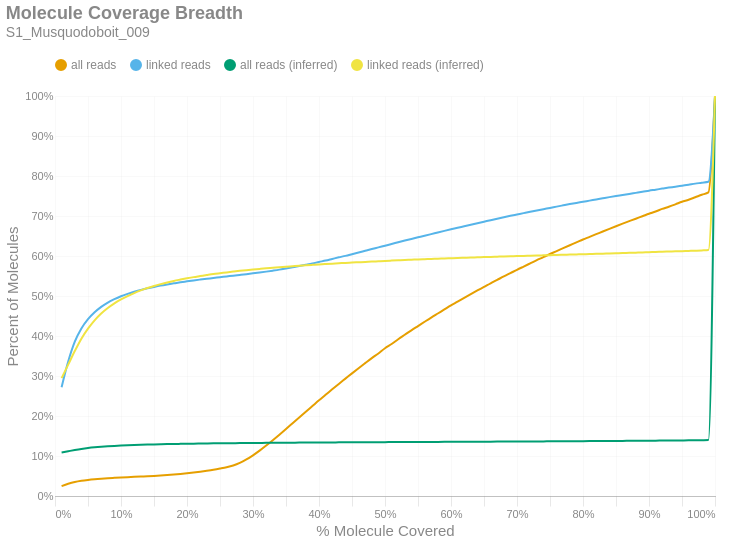

The notebook cell this image was saved under:
### Markdown cell above
### Molecule Read Coverage
This chart shows molecule coverage breadth as computed by the number of bases aligned to that molecule. In other words, "*how much of each unique long molecule is actually sequenced/aligned?*" Keep in mind there is a distinction between sequences and alignments, since some sequences belonging to a particular molecule may not align well and wouldn't appear in the alignment data. This chart also shows molecule coverage breadth as computed by the *inferred fragment* from which the aligned sequences originate. Unlike read coverage, this calculation takes into account the total insert size, including unsequenced gaps between the forward and reverse reads. Like the previous figures, these are cumulative percents.

### Code cell
if SKIPLR:
    print_html(f"Skipped")
else:
    binned_df = consolidated_hist(valids['coverage_bp'], mask, 0.01, True)
    binned_df_inf = consolidated_hist(valids['coverage_inserts'], mask, 0.01, True)
    binned_df = binned_df.with_columns(pl.lit(binned_df_inf['all reads (cumsum)']).alias('all reads (inferred)'))
    binned_df = binned_df.with_columns(pl.lit(binned_df_inf['linked reads (cumsum)']).alias('linked reads (inferred)'))
    binned_df = binned_df.with_columns(
        (pl.col('bin').cast(pl.Float64) + 0.01).alias('right_edge')
    )

    with SafeRender(binned_df):
        (
            density_plot(binned_df, 'Molecule Coverage Breadth', samplename, 'molcov', ['all reads (inferred)','linked reads (inferred)'])
            .encode(
                #x=alt.X('bin:Q', title="% Molecule Covered").axis(format = '%').scale(padding=0),
                x=alt.X('right_edge:Q', title="% Molecule Covered").axis(format='%').scale(padding=0),
                y=alt.Y('value:Q', title='Percent of Molecules')
                    .axis(format='%')
                    .stack(False)
                    .scale(domainMin=0, padding=0),
                color=alt.Color("key:N").scale(domain = ["all reads", "linked reads", "all reads (inferred)", "linked reads (inferred)"]),
                tooltip = [
                    alt.Tooltip("key:N", title = "Data Type"),
                    alt.Tooltip("range_label:N", title="% Molecule Covered"),
                    alt.Tooltip("value:Q", format = ".2%", title="% Molecules")
                ]
            )
        ).display()

### Figure 1 — Vega-Lite specification as saved in the notebook (floating-point values rounded to 4 significant figures)
{"width": "container", "height": 400, "config": {"title": {"anchor": "start", "dy": -15, "fontSize": 18, "color": "#888888", "subtitleColor": "#888888", "subtitleFontSize": 14}, "arc": {"fill": "#0072B2"}, "axis": {"domainColor": "#888888", "domainWidth": 0.5, "gridWidth": 0.2, "grid": false, "titleFontWeight": 400, "titleFontSize": 15, "labelFontSize": 11, "labelColor": "#888888", "tickColor": "#888888", "tickWidth": 0.2, "titleColor": "#888888"}, "axisBand": {"grid": false}, "axisX": {"grid": true, "tickSize": 10, "domainCap": "round"}, "axisY": {"domain": false, "grid": true, "tickSize": 0, "domainCap": "round"}, "background": "transparent", "header": {"labelFontSize": 15, "labelColor": "#888888", "titleFontSize": 15, "titleFontWeight": 600, "titleColor": "#888888"}, "legend": {"labelFont": "sans-serif", "labelFontSize": 12, "labelColor": "#888888", "symbolSize": 100, "symbolType": "circle", "titleFontSize": 12, "titlePadding": 10, "titleColor": "#888888", "title": null, "orient": "top"}, "range": {"category": ["#E69F00", "#56B4E9", "#009E73", "#F0E442", "#0072B2", "#D55E00", "#CC79A7", "#000000"], "diverging": ["#cfe8f3", "#a2d4ec", "#73bfe2", "#46abdb", "#1696d2", "#12719e"]}, "area": {"fill": "#0072B2", "fillOpacity": 0.7, "line": true, "strokeOpacity": 0.7}, "line": {"color": "#0072B2", "stroke": "#0072B2", "strokeWidth": 2}, "trail": {"color": "#0072B2", "stroke": "#0072B2", "strokeWidth": 0, "size": 1}, "point": {"filled": true, "fillOpacity": 1.0, "size": 95}, "text": {"color": "#888888", "fontSize": 11, "align": "right", "fontWeight": 400, "size": 11}, "bar": {"fill": "#0072B2", "stroke": null}, "view": {"stroke": null, "continuousWidth": 660, "continuousHeight": 400}}, "data": {"name": "data-84fa47d5fd94e9c3d5d71736404d3bc6"}, "mark": {"type": "line", "interpolate": "monotone", "point": {"opacity": 0, "size": 275}}, "encoding": {"color": {"field": "key", "scale": {"domain": ["all reads", "linked reads", "all reads (inferred)", "linked reads (inferred)"]}, "type": "nominal"}, "tooltip": [{"field": "key", "title": "Data Type", "type": "nominal"}, {"field": "range_label", "title": "% Molecule Covered", "type": "nominal"}, {"field": "value", "format": ".2%", "title": "% Molecules", "type": "quantitative"}], "x": {"axis": {"format": "%"}, "field": "right_edge", "scale": {"padding": 0}, "title": "% Molecule Covered", "type": "quantitative"}, "y": {"axis": {"format": "%"}, "field": "value", "scale": {"domainMin": 0, "padding": 0}, "stack": false, "title": "Percent of Molecules", "type": "quantitative"}}, "params": [{"name": "param_c36ac31b6afebe62", "select": {"type": "point", "fields": ["key"]}, "bind": "legend"}], "title": {"text": "Molecule Coverage Breadth", "subtitle": "S1_Musquodoboit_009"}, "transform": [{"fold": ["all reads (cumsum)", "linked reads (cumsum)", "all reads (inferred)", "linked reads (inferred)"]}, {"calculate": "replace(datum.key, ' (cumsum)', '')", "as": "key"}, {"filter": {"param": "param_c36ac31b6afebe62"}}], "usermeta": {"embedOptions": {"downloadFileName": "S1_Musquodoboit_009.molcov"}}, "$schema": "https://vega.github.io/schema/vega-lite/v6.1.0.json", "datasets": {"data-84fa47d5fd94e9c3d5d71736404d3bc6": [{"bin": "0.0", "interval": "0.0-0.01", "all reads": 0.02476, "linked reads": 0.272, "all reads (cumsum)": 0.02476, "linked reads (cumsum)": 0.272, "range_label": "0.0-0.01", "all reads (inferred)": 0.1089, "linked reads (inferred)": 0.2948, "right_edge": 0.01}, {"bin": "0.01", "interval": "0.01-0.02", "all reads": 0.005715, "linked reads": 0.06411, "all reads (cumsum)": 0.03047, "linked reads (cumsum)": 0.3361, "range_label": "0.01-0.02", "all reads (inferred)": 0.1119, "linked reads (inferred)": 0.3285, "right_edge": 0.02}, {"bin": "0.02", "interval": "0.02-0.03", "all reads": 0.004453, "linked reads": 0.04963, "all reads (cumsum)": 0.03492, "linked reads (cumsum)": 0.3857, "range_label": "0.02-0.03", "all reads (inferred)": 0.1149, "linked reads (inferred)": 0.3624, "right_edge": 0.03}, {"bin": "0.03", "interval": "0.03-0.04", "all reads": 0.00309, "linked reads": 0.03298, "all reads (cumsum)": 0.03801, "linked reads (cumsum)": 0.4187, "range_label": "0.03-0.04", "all reads (inferred)": 0.1175, "linked reads (inferred)": 0.3933, "right_edge": 0.04}, {"bin": "0.04", "interval": "0.04-0.05", "all reads": 0.002193, "linked reads": 0.02327, "all reads (cumsum)": 0.04021, "linked reads (cumsum)": 0.442, "range_label": "0.04-0.05", "all reads (inferred)": 0.1198, "linked reads (inferred)": 0.4184, "right_edge": 0.05}, {"bin": "0.05", "interval": "0.05-0.06", "all reads": 0.001711, "linked reads": 0.01724, "all reads (cumsum)": 0.04192, "linked reads (cumsum)": 0.4592, "range_label": "0.05-0.06", "all reads (inferred)": 0.1216, "linked reads (inferred)": 0.4392, "right_edge": 0.06}, {"bin": "0.06", "interval": "0.06-0.07", "all reads": 0.00137, "linked reads": 0.01356, "all reads (cumsum)": 0.04329, "linked reads (cumsum)": 0.4728, "range_label": "0.06-0.07", "all reads (inferred)": 0.1231, "linked reads (inferred)": 0.4563, "right_edge": 0.07}, {"bin": "0.07", "interval": "0.07-0.08", "all reads": 0.001142, "linked reads": 0.01094, "all reads (cumsum)": 0.04443, "linked reads (cumsum)": 0.4837, "range_label": "0.07-0.08", "all reads (inferred)": 0.1243, "linked reads (inferred)": 0.4701, "right_edge": 0.08}, {"bin": "0.08", "interval": "0.08-0.09", "all reads": 0.0009637, "linked reads": 0.008339, "all reads (cumsum)": 0.04539, "linked reads (cumsum)": 0.4921, "range_label": "0.08-0.09", "all reads (inferred)": 0.1253, "linked reads (inferred)": 0.4817, "right_edge": 0.09}, {"bin": "0.09", "interval": "0.09-0.1", "all reads": 0.0009277, "linked reads": 0.007225, "all reads (cumsum)": 0.04632, "linked reads (cumsum)": 0.4993, "range_label": "0.09-0.1", "all reads (inferred)": 0.1261, "linked reads (inferred)": 0.4914, "right_edge": 0.1}, {"bin": "0.1", "interval": "0.1-0.11", "all reads": 0.0008418, "linked reads": 0.006126, "all reads (cumsum)": 0.04716, "linked reads (cumsum)": 0.5054, "range_label": "0.1-0.11", "all reads (inferred)": 0.1268, "linked reads (inferred)": 0.4998, "right_edge": 0.11}, {"bin": "0.11", "interval": "0.11-0.12", "all reads": 0.0007757, "linked reads": 0.005207, "all reads (cumsum)": 0.04794, "linked reads (cumsum)": 0.5106, "range_label": "0.11-0.12", "all reads (inferred)": 0.1275, "linked reads (inferred)": 0.5074, "right_edge": 0.12}, {"bin": "0.12", "interval": "0.12-0.13", "all reads": 0.0007369, "linked reads": 0.00465, "all reads (cumsum)": 0.04868, "linked reads (cumsum)": 0.5153, "range_label": "0.12-0.13", "all reads (inferred)": 0.128, "linked reads (inferred)": 0.5141, "right_edge": 0.13}, {"bin": "0.13", "interval": "0.13-0.14", "all reads": 0.0007092, "linked reads": 0.003925, "all reads (cumsum)": 0.04939, "linked reads (cumsum)": 0.5192, "range_label": "0.13-0.14", "all reads (inferred)": 0.1286, "linked reads (inferred)": 0.52, "right_edge": 0.14}, {"bin": "0.14", "interval": "0.14-0.15", "all reads": 0.0007743, "linked reads": 0.003539, "all reads (cumsum)": 0.05016, "linked reads (cumsum)": 0.5227, "range_label": "0.14-0.15", "all reads (inferred)": 0.129, "linked reads (inferred)": 0.5251, "right_edge": 0.15}, {"bin": "0.15", "interval": "0.15-0.16", "all reads": 0.0009173, "linked reads": 0.003311, "all reads (cumsum)": 0.05108, "linked reads (cumsum)": 0.526, "range_label": "0.15-0.16", "all reads (inferred)": 0.1294, "linked reads (inferred)": 0.5297, "right_edge": 0.16}, {"bin": "0.16", "interval": "0.16-0.17", "all reads": 0.001122, "linked reads": 0.002896, "all reads (cumsum)": 0.0522, "linked reads (cumsum)": 0.5289, "range_label": "0.16-0.17", "all reads (inferred)": 0.1298, "linked reads (inferred)": 0.534, "right_edge": 0.17}, {"bin": "0.17", "interval": "0.17-0.18", "all reads": 0.001293, "linked reads": 0.002693, "all reads (cumsum)": 0.05349, "linked reads (cumsum)": 0.5316, "range_label": "0.17-0.18", "all reads (inferred)": 0.1301, "linked reads (inferred)": 0.5377, "right_edge": 0.18}, {"bin": "0.18", "interval": "0.18-0.19", "all reads": 0.001553, "linked reads": 0.002624, "all reads (cumsum)": 0.05505, "linked reads (cumsum)": 0.5342, "range_label": "0.18-0.19", "all reads (inferred)": 0.1304, "linked reads (inferred)": 0.541, "right_edge": 0.19}, {"bin": "0.19", "interval": "0.19-0.2", "all reads": 0.001752, "linked reads": 0.002384, "all reads (cumsum)": 0.0568, "linked reads (cumsum)": 0.5366, "range_label": "0.19-0.2", "all reads (inferred)": 0.1307, "linked reads (inferred)": 0.5442, "right_edge": 0.2}, {"bin": "0.2", "interval": "0.2-0.21", "all reads": 0.001905, "linked reads": 0.002384, "all reads (cumsum)": 0.0587, "linked reads (cumsum)": 0.539, "range_label": "0.2-0.21", "all reads (inferred)": 0.1309, "linked reads (inferred)": 0.5472, "right_edge": 0.21}, {"bin": "0.21", "interval": "0.21-0.22", "all reads": 0.002095, "linked reads": 0.002091, "all reads (cumsum)": 0.0608, "linked reads (cumsum)": 0.5411, "range_label": "0.21-0.22", "all reads (inferred)": 0.1311, "linked reads (inferred)": 0.5498, "right_edge": 0.22}, {"bin": "0.22", "interval": "0.22-0.23", "all reads": 0.002318, "linked reads": 0.001965, "all reads (cumsum)": 0.06312, "linked reads (cumsum)": 0.5431, "range_label": "0.22-0.23", "all reads (inferred)": 0.1314, "linked reads (inferred)": 0.5525, "right_edge": 0.23}, {"bin": "0.23", "interval": "0.23-0.24", "all reads": 0.002525, "linked reads": 0.001892, "all reads (cumsum)": 0.06564, "linked reads (cumsum)": 0.545, "range_label": "0.23-0.24", "all reads (inferred)": 0.1316, "linked reads (inferred)": 0.555, "right_edge": 0.24}, {"bin": "0.24", "interval": "0.24-0.25", "all reads": 0.00294, "linked reads": 0.001993, "all reads (cumsum)": 0.06858, "linked reads (cumsum)": 0.547, "range_label": "0.24-0.25", "all reads (inferred)": 0.1318, "linked reads (inferred)": 0.557, "right_edge": 0.25}, {"bin": "0.25", "interval": "0.25-0.26", "all reads": 0.003273, "linked reads": 0.00192, "all reads (cumsum)": 0.07185, "linked reads (cumsum)": 0.5489, "range_label": "0.25-0.26", "all reads (inferred)": 0.1319, "linked reads (inferred)": 0.5589, "right_edge": 0.26}, {"bin": "0.26", "interval": "0.26-0.27", "all reads": 0.004384, "linked reads": 0.002005, "all reads (cumsum)": 0.07624, "linked reads (cumsum)": 0.5509, "range_label": "0.26-0.27", "all reads (inferred)": 0.1321, "linked reads (inferred)": 0.561, "right_edge": 0.27}, {"bin": "0.27", "interval": "0.27-0.28", "all reads": 0.006414, "linked reads": 0.001847, "all reads (cumsum)": 0.08265, "linked reads (cumsum)": 0.5527, "range_label": "0.27-0.28", "all reads (inferred)": 0.1323, "linked reads (inferred)": 0.5629, "right_edge": 0.28}, {"bin": "0.28", "interval": "0.28-0.29", "all reads": 0.008651, "linked reads": 0.001883, "all reads (cumsum)": 0.0913, "linked reads (cumsum)": 0.5546, "range_label": "0.28-0.29", "all reads (inferred)": 0.1325, "linked reads (inferred)": 0.5647, "right_edge": 0.29}, {"bin": "0.29", "interval": "0.29-0.3", "all reads": 0.0104, "linked reads": 0.001993, "all reads (cumsum)": 0.1017, "linked reads (cumsum)": 0.5566, "range_label": "0.29-0.3", "all reads (inferred)": 0.1326, "linked reads (inferred)": 0.5663, "right_edge": 0.3}, {"bin": "0.3", "interval": "0.3-0.31", "all reads": 0.01165, "linked reads": 0.002091, "all reads (cumsum)": 0.1134, "linked reads (cumsum)": 0.5587, "range_label": "0.3-0.31", "all reads (inferred)": 0.1327, "linked reads (inferred)": 0.5678, "right_edge": 0.31}, {"bin": "0.31", "interval": "0.31-0.32", "all reads": 0.01276, "linked reads": 0.00225, "all reads (cumsum)": 0.1261, "linked reads (cumsum)": 0.5609, "range_label": "0.31-0.32", "all reads (inferred)": 0.1329, "linked reads (inferred)": 0.5693, "right_edge": 0.32}, {"bin": "0.32", "interval": "0.32-0.33", "all reads": 0.01342, "linked reads": 0.00242, "all reads (cumsum)": 0.1395, "linked reads (cumsum)": 0.5634, "range_label": "0.32-0.33", "all reads (inferred)": 0.133, "linked reads (inferred)": 0.5706, "right_edge": 0.33}, {"bin": "0.33", "interval": "0.33-0.34", "all reads": 0.01382, "linked reads": 0.002555, "all reads (cumsum)": 0.1534, "linked reads (cumsum)": 0.5659, "range_label": "0.33-0.34", "all reads (inferred)": 0.1331, "linked reads (inferred)": 0.572, "right_edge": 0.34}, {"bin": "0.34", "interval": "0.34-0.35", "all reads": 0.01417, "linked reads": 0.00288, "all reads (cumsum)": 0.1675, "linked reads (cumsum)": 0.5688, "range_label": "0.34-0.35", "all reads (inferred)": 0.1333, "linked reads (inferred)": 0.5733, "right_edge": 0.35}, {"bin": "0.35", "interval": "0.35-0.36", "all reads": 0.0143, "linked reads": 0.002949, "all reads (cumsum)": 0.1818, "linked reads (cumsum)": 0.5717, "range_label": "0.35-0.36", "all reads (inferred)": 0.1334, "linked reads (inferred)": 0.5745, "right_edge": 0.36}, {"bin": "0.36", "interval": "0.36-0.37", "all reads": 0.01433, "linked reads": 0.002994, "all reads (cumsum)": 0.1962, "linked reads (cumsum)": 0.5747, "range_label": "0.36-0.37", "all reads (inferred)": 0.1335, "linked reads (inferred)": 0.5757, "right_edge": 0.37}, {"bin": "0.37", "interval": "0.37-0.38", "all reads": 0.01437, "linked reads": 0.003287, "all reads (cumsum)": 0.2105, "linked reads (cumsum)": 0.578, "range_label": "0.37-0.38", "all reads (inferred)": 0.1336, "linked reads (inferred)": 0.5767, "right_edge": 0.38}, {"bin": "0.38", "interval": "0.38-0.39", "all reads": 0.01434, "linked reads": 0.003368, "all reads (cumsum)": 0.2249, "linked reads (cumsum)": 0.5814, "range_label": "0.38-0.39", "all reads (inferred)": 0.1337, "linked reads (inferred)": 0.5779, "right_edge": 0.39}, {"bin": "0.39", "interval": "0.39-0.4", "all reads": 0.01433, "linked reads": 0.003698, "all reads (cumsum)": 0.2392, "linked reads (cumsum)": 0.5851, "range_label": "0.39-0.4", "all reads (inferred)": 0.1338, "linked reads (inferred)": 0.579, "right_edge": 0.4}, {"bin": "0.4", "interval": "0.4-0.41", "all reads": 0.01369, "linked reads": 0.003539, "all reads (cumsum)": 0.2529, "linked reads (cumsum)": 0.5886, "range_label": "0.4-0.41", "all reads (inferred)": 0.1339, "linked reads (inferred)": 0.58, "right_edge": 0.41}, {"bin": "0.41", "interval": "0.41-0.42", "all reads": 0.01383, "linked reads": 0.003995, "all reads (cumsum)": 0.2667, "linked reads (cumsum)": 0.5926, "range_label": "0.41-0.42", "all reads (inferred)": 0.134, "linked reads (inferred)": 0.5809, "right_edge": 0.42}, {"bin": "0.42", "interval": "0.42-0.43", "all reads": 0.01351, "linked reads": 0.004007, "all reads (cumsum)": 0.2802, "linked reads (cumsum)": 0.5966, "range_label": "0.42-0.43", "all reads (inferred)": 0.1341, "linked reads (inferred)": 0.5818, "right_edge": 0.43}, {"bin": "0.43", "interval": "0.43-0.44", "all reads": 0.01314, "linked reads": 0.003714, "all reads (cumsum)": 0.2934, "linked reads (cumsum)": 0.6003, "range_label": "0.43-0.44", "all reads (inferred)": 0.1342, "linked reads (inferred)": 0.5827, "right_edge": 0.44}, {"bin": "0.44", "interval": "0.44-0.45", "all reads": 0.01318, "linked reads": 0.004113, "all reads (cumsum)": 0.3065, "linked reads (cumsum)": 0.6045, "range_label": "0.44-0.45", "all reads (inferred)": 0.1342, "linked reads (inferred)": 0.5835, "right_edge": 0.45}, {"bin": "0.45", "interval": "0.45-0.46", "all reads": 0.01299, "linked reads": 0.004149, "all reads (cumsum)": 0.3195, "linked reads (cumsum)": 0.6086, "range_label": "0.45-0.46", "all reads (inferred)": 0.1343, "linked reads (inferred)": 0.5844, "right_edge": 0.46}, {"bin": "0.46", "interval": "0.46-0.47", "all reads": 0.01265, "linked reads": 0.004393, "all reads (cumsum)": 0.3322, "linked reads (cumsum)": 0.613, "range_label": "0.46-0.47", "all reads (inferred)": 0.1344, "linked reads (inferred)": 0.5852, "right_edge": 0.47}, {"bin": "0.47", "interval": "0.47-0.48", "all reads": 0.01252, "linked reads": 0.004336, "all reads (cumsum)": 0.3447, "linked reads (cumsum)": 0.6173, "range_label": "0.47-0.48", "all reads (inferred)": 0.1345, "linked reads (inferred)": 0.586, "right_edge": 0.48}, {"bin": "0.48", "interval": "0.48-0.49", "all reads": 0.01163, "linked reads": 0.004157, "all reads (cumsum)": 0.3563, "linked reads (cumsum)": 0.6215, "range_label": "0.48-0.49", "all reads (inferred)": 0.1346, "linked reads (inferred)": 0.5868, "right_edge": 0.49}, {"bin": "0.49", "interval": "0.49-0.5", "all reads": 0.01291, "linked reads": 0.004316, "all reads (cumsum)": 0.3692, "linked reads (cumsum)": 0.6258, "range_label": "0.49-0.5", "all reads (inferred)": 0.1347, "linked reads (inferred)": 0.5877, "right_edge": 0.5}, {"bin": "0.5", "interval": "0.5-0.51", "all reads": 0.01077, "linked reads": 0.004165, "all reads (cumsum)": 0.38, "linked reads (cumsum)": 0.63, "range_label": "0.5-0.51", "all reads (inferred)": 0.1347, "linked reads (inferred)": 0.5885, "right_edge": 0.51}, {"bin": "0.51", "interval": "0.51-0.52", "all reads": 0.01194, "linked reads": 0.004434, "all reads (cumsum)": 0.3919, "linked reads (cumsum)": 0.6344, "range_label": "0.51-0.52", "all reads (inferred)": 0.1348, "linked reads (inferred)": 0.5892, "right_edge": 0.52}, {"bin": "0.52", "interval": "0.52-0.53", "all reads": 0.01115, "linked reads": 0.004231, "all reads (cumsum)": 0.4031, "linked reads (cumsum)": 0.6386, "range_label": "0.52-0.53", "all reads (inferred)": 0.1349, "linked reads (inferred)": 0.59, "right_edge": 0.53}, {"bin": "0.53", "interval": "0.53-0.54", "all reads": 0.0111, "linked reads": 0.004088, "all reads (cumsum)": 0.4142, "linked reads (cumsum)": 0.6427, "range_label": "0.53-0.54", "all reads (inferred)": 0.135, "linked reads (inferred)": 0.5907, "right_edge": 0.54}, {"bin": "0.54", "interval": "0.54-0.55", "all reads": 0.01063, "linked reads": 0.003962, "all reads (cumsum)": 0.4248, "linked reads (cumsum)": 0.6467, "range_label": "0.54-0.55", "all reads (inferred)": 0.1351, "linked reads (inferred)": 0.5914, "right_edge": 0.55}, {"bin": "0.55", "interval": "0.55-0.56", "all reads": 0.01072, "linked reads": 0.003946, "all reads (cumsum)": 0.4355, "linked reads (cumsum)": 0.6506, "range_label": "0.55-0.56", "all reads (inferred)": 0.1352, "linked reads (inferred)": 0.5921, "right_edge": 0.56}, {"bin": "0.56", "interval": "0.56-0.57", "all reads": 0.01057, "linked reads": 0.004035, "all reads (cumsum)": 0.4461, "linked reads (cumsum)": 0.6547, "range_label": "0.56-0.57", "all reads (inferred)": 0.1352, "linked reads (inferred)": 0.5926, "right_edge": 0.57}, {"bin": "0.57", "interval": "0.57-0.58", "all reads": 0.01009, "linked reads": 0.004157, "all reads (cumsum)": 0.4562, "linked reads (cumsum)": 0.6588, "range_label": "0.57-0.58", "all reads (inferred)": 0.1353, "linked reads (inferred)": 0.5933, "right_edge": 0.58}, {"bin": "0.58", "interval": "0.58-0.59", "all reads": 0.0101, "linked reads": 0.004031, "all reads (cumsum)": 0.4663, "linked reads (cumsum)": 0.6629, "range_label": "0.58-0.59", "all reads (inferred)": 0.1354, "linked reads (inferred)": 0.5938, "right_edge": 0.59}, {"bin": "0.59", "interval": "0.59-0.6", "all reads": 0.01008, "linked reads": 0.003909, "all reads (cumsum)": 0.4764, "linked reads (cumsum)": 0.6668, "range_label": "0.59-0.6", "all reads (inferred)": 0.1355, "linked reads (inferred)": 0.5945, "right_edge": 0.6}, {"bin": "0.6", "interval": "0.6-0.61", "all reads": 0.00937, "linked reads": 0.003718, "all reads (cumsum)": 0.4858, "linked reads (cumsum)": 0.6705, "range_label": "0.6-0.61", "all reads (inferred)": 0.1355, "linked reads (inferred)": 0.5951, "right_edge": 0.61}, {"bin": "0.61", "interval": "0.61-0.62", "all reads": 0.009523, "linked reads": 0.003893, "all reads (cumsum)": 0.4953, "linked reads (cumsum)": 0.6744, "range_label": "0.61-0.62", "all reads (inferred)": 0.1356, "linked reads (inferred)": 0.5956, "right_edge": 0.62}, {"bin": "0.62", "interval": "0.62-0.63", "all reads": 0.0093, "linked reads": 0.003808, "all reads (cumsum)": 0.5046, "linked reads (cumsum)": 0.6782, "range_label": "0.62-0.63", "all reads (inferred)": 0.1357, "linked reads (inferred)": 0.5962, "right_edge": 0.63}, {"bin": "0.63", "interval": "0.63-0.64", "all reads": 0.009179, "linked reads": 0.003751, "all reads (cumsum)": 0.5138, "linked reads (cumsum)": 0.6819, "range_label": "0.63-0.64", "all reads (inferred)": 0.1358, "linked reads (inferred)": 0.5967, "right_edge": 0.64}, {"bin": "0.64", "interval": "0.64-0.65", "all reads": 0.008905, "linked reads": 0.003812, "all reads (cumsum)": 0.5227, "linked reads (cumsum)": 0.6858, "range_label": "0.64-0.65", "all reads (inferred)": 0.1358, "linked reads (inferred)": 0.5972, "right_edge": 0.65}, {"bin": "0.65", "interval": "0.65-0.66", "all reads": 0.009066, "linked reads": 0.003852, "all reads (cumsum)": 0.5317, "linked reads (cumsum)": 0.6896, "range_label": "0.65-0.66", "all reads (inferred)": 0.1359, "linked reads (inferred)": 0.5977, "right_edge": 0.66}, {"bin": "0.66", "interval": "0.66-0.67", "all reads": 0.00857, "linked reads": 0.003706, "all reads (cumsum)": 0.5403, "linked reads (cumsum)": 0.6933, "range_label": "0.66-0.67", "all reads (inferred)": 0.136, "linked reads (inferred)": 0.5983, "right_edge": 0.67}, {"bin": "0.67", "interval": "0.67-0.68", "all reads": 0.008667, "linked reads": 0.003624, "all reads (cumsum)": 0.549, "linked reads (cumsum)": 0.6969, "range_label": "0.67-0.68", "all reads (inferred)": 0.1361, "linked reads (inferred)": 0.5988, "right_edge": 0.68}, {"bin": "0.68", "interval": "0.68-0.69", "all reads": 0.008247, "linked reads": 0.003511, "all reads (cumsum)": 0.5572, "linked reads (cumsum)": 0.7004, "range_label": "0.68-0.69", "all reads (inferred)": 0.1361, "linked reads (inferred)": 0.5993, "right_edge": 0.69}, {"bin": "0.69", "interval": "0.69-0.7", "all reads": 0.008353, "linked reads": 0.003364, "all reads (cumsum)": 0.5656, "linked reads (cumsum)": 0.7038, "range_label": "0.69-0.7", "all reads (inferred)": 0.1362, "linked reads (inferred)": 0.5998, "right_edge": 0.7}, {"bin": "0.7", "interval": "0.7-0.71", "all reads": 0.008001, "linked reads": 0.003368, "all reads (cumsum)": 0.5736, "linked reads (cumsum)": 0.7072, "range_label": "0.7-0.71", "all reads (inferred)": 0.1363, "linked reads (inferred)": 0.6003, "right_edge": 0.71}, {"bin": "0.71", "interval": "0.71-0.72", "all reads": 0.007955, "linked reads": 0.003356, "all reads (cumsum)": 0.5815, "linked reads (cumsum)": 0.7105, "range_label": "0.71-0.72", "all reads (inferred)": 0.1364, "linked reads (inferred)": 0.6007, "right_edge": 0.72}, {"bin": "0.72", "interval": "0.72-0.73", "all reads": 0.007948, "linked reads": 0.003287, "all reads (cumsum)": 0.5895, "linked reads (cumsum)": 0.7138, "range_label": "0.72-0.73", "all reads (inferred)": 0.1365, "linked reads (inferred)": 0.6011, "right_edge": 0.73}, {"bin": "0.73", "interval": "0.73-0.74", "all reads": 0.007575, "linked reads": 0.00325, "all reads (cumsum)": 0.597, "linked reads (cumsum)": 0.7171, "range_label": "0.73-0.74", "all reads (inferred)": 0.1366, "linked reads (inferred)": 0.6016, "right_edge": 0.74}, {"bin": "0.74", "interval": "0.74-0.75", "all reads": 0.007971, "linked reads": 0.00312, "all reads (cumsum)": 0.605, "linked reads (cumsum)": 0.7202, "range_label": "0.74-0.75", "all reads (inferred)": 0.1366, "linked reads (inferred)": 0.6021, "right_edge": 0.75}, {"bin": "0.75", "interval": "0.75-0.76", "all reads": 0.007242, "linked reads": 0.003279, "all reads (cumsum)": 0.6123, "linked reads (cumsum)": 0.7235, "range_label": "0.75-0.76", "all reads (inferred)": 0.1367, "linked reads (inferred)": 0.6026, "right_edge": 0.76}, {"bin": "0.76", "interval": "0.76-0.77", "all reads": 0.007384, "linked reads": 0.003149, "all reads (cumsum)": 0.6196, "linked reads (cumsum)": 0.7266, "range_label": "0.76-0.77", "all reads (inferred)": 0.1368, "linked reads (inferred)": 0.603, "right_edge": 0.77}, {"bin": "0.77", "interval": "0.77-0.78", "all reads": 0.007232, "linked reads": 0.003116, "all reads (cumsum)": 0.6269, "linked reads (cumsum)": 0.7297, "range_label": "0.77-0.78", "all reads (inferred)": 0.1369, "linked reads (inferred)": 0.6035, "right_edge": 0.78}, {"bin": "0.78", "interval": "0.78-0.79", "all reads": 0.007061, "linked reads": 0.002961, "all reads (cumsum)": 0.6339, "linked reads (cumsum)": 0.7327, "range_label": "0.78-0.79", "all reads (inferred)": 0.137, "linked reads (inferred)": 0.604, "right_edge": 0.79}, {"bin": "0.79", "interval": "0.79-0.8", "all reads": 0.007306, "linked reads": 0.002843, "all reads (cumsum)": 0.6412, "linked reads (cumsum)": 0.7355, "range_label": "0.79-0.8", "all reads (inferred)": 0.1371, "linked reads (inferred)": 0.6045, "right_edge": 0.8}, {"bin": "0.8", "interval": "0.8-0.81", "all reads": 0.00658, "linked reads": 0.002921, "all reads (cumsum)": 0.6478, "linked reads (cumsum)": 0.7385, "range_label": "0.8-0.81", "all reads (inferred)": 0.1372, "linked reads (inferred)": 0.6049, "right_edge": 0.81}, {"bin": "0.81", "interval": "0.81-0.82", "all reads": 0.006728, "linked reads": 0.002872, "all reads (cumsum)": 0.6546, "linked reads (cumsum)": 0.7413, "range_label": "0.81-0.82", "all reads (inferred)": 0.1373, "linked reads (inferred)": 0.6054, "right_edge": 0.82}, {"bin": "0.82", "interval": "0.82-0.83", "all reads": 0.00679, "linked reads": 0.002933, "all reads (cumsum)": 0.6613, "linked reads (cumsum)": 0.7443, "range_label": "0.82-0.83", "all reads (inferred)": 0.1374, "linked reads (inferred)": 0.6059, "right_edge": 0.83}, {"bin": "0.83", "interval": "0.83-0.84", "all reads": 0.006587, "linked reads": 0.002909, "all reads (cumsum)": 0.6679, "linked reads (cumsum)": 0.7472, "range_label": "0.83-0.84", "all reads (inferred)": 0.1375, "linked reads (inferred)": 0.6064, "right_edge": 0.84}, {"bin": "0.84", "interval": "0.84-0.85", "all reads": 0.006473, "linked reads": 0.00273, "all reads (cumsum)": 0.6744, "linked reads (cumsum)": 0.7499, "range_label": "0.84-0.85", "all reads (inferred)": 0.1376, "linked reads (inferred)": 0.6069, "right_edge": 0.85}, {"bin": "0.85", "interval": "0.85-0.86", "all reads": 0.006373, "linked reads": 0.002607, "all reads (cumsum)": 0.6808, "linked reads (cumsum)": 0.7525, "range_label": "0.85-0.86", "all reads (inferred)": 0.1378, "linked reads (inferred)": 0.6074, "right_edge": 0.86}, {"bin": "0.86", "interval": "0.86-0.87", "all reads": 0.006255, "linked reads": 0.002681, "all reads (cumsum)": 0.687, "linked reads (cumsum)": 0.7552, "range_label": "0.86-0.87", "all reads (inferred)": 0.1379, "linked reads (inferred)": 0.6079, "right_edge": 0.87}, {"bin": "0.87", "interval": "0.87-0.88", "all reads": 0.006241, "linked reads": 0.002607, "all reads (cumsum)": 0.6933, "linked reads (cumsum)": 0.7578, "range_label": "0.87-0.88", "all reads (inferred)": 0.138, "linked reads (inferred)": 0.6084, "right_edge": 0.88}, {"bin": "0.88", "interval": "0.88-0.89", "all reads": 0.006049, "linked reads": 0.002624, "all reads (cumsum)": 0.6993, "linked reads (cumsum)": 0.7604, "range_label": "0.88-0.89", "all reads (inferred)": 0.1381, "linked reads (inferred)": 0.6089, "right_edge": 0.89}, {"bin": "0.89", "interval": "0.89-0.9", "all reads": 0.006202, "linked reads": 0.002913, "all reads (cumsum)": 0.7055, "linked reads (cumsum)": 0.7633, "range_label": "0.89-0.9", "all reads (inferred)": 0.1383, "linked reads (inferred)": 0.6095, "right_edge": 0.9}, {"bin": "0.9", "interval": "0.9-0.91", "all reads": 0.005686, "linked reads": 0.002518, "all reads (cumsum)": 0.7112, "linked reads (cumsum)": 0.7659, "range_label": "0.9-0.91", "all reads (inferred)": 0.1384, "linked reads (inferred)": 0.61, "right_edge": 0.91}, {"bin": "0.91", "interval": "0.91-0.92", "all reads": 0.006458, "linked reads": 0.00262, "all reads (cumsum)": 0.7177, "linked reads (cumsum)": 0.7685, "range_label": "0.91-0.92", "all reads (inferred)": 0.1386, "linked reads (inferred)": 0.6106, "right_edge": 0.92}, {"bin": "0.92", "interval": "0.92-0.93", "all reads": 0.005532, "linked reads": 0.002534, "all reads (cumsum)": 0.7232, "linked reads (cumsum)": 0.771, "range_label": "0.92-0.93", "all reads (inferred)": 0.1387, "linked reads (inferred)": 0.6111, "right_edge": 0.93}, {"bin": "0.93", "interval": "0.93-0.94", "all reads": 0.005987, "linked reads": 0.002278, "all reads (cumsum)": 0.7292, "linked reads (cumsum)": 0.7733, "range_label": "0.93-0.94", "all reads (inferred)": 0.1389, "linked reads (inferred)": 0.6116, "right_edge": 0.94}, {"bin": "0.94", "interval": "0.94-0.95", "all reads": 0.00629, "linked reads": 0.00253, "all reads (cumsum)": 0.7355, "linked reads (cumsum)": 0.7758, "range_label": "0.94-0.95", "all reads (inferred)": 0.139, "linked reads (inferred)": 0.6122, "right_edge": 0.95}, {"bin": "0.95", "interval": "0.95-0.96", "all reads": 0.005226, "linked reads": 0.002502, "all reads (cumsum)": 0.7407, "linked reads (cumsum)": 0.7783, "range_label": "0.95-0.96", "all reads (inferred)": 0.1392, "linked reads (inferred)": 0.6127, "right_edge": 0.96}, {"bin": "0.96", "interval": "0.96-0.97", "all reads": 0.006126, "linked reads": 0.00262, "all reads (cumsum)": 0.7468, "linked reads (cumsum)": 0.7809, "range_label": "0.96-0.97", "all reads (inferred)": 0.1394, "linked reads (inferred)": 0.6133, "right_edge": 0.97}, {"bin": "0.97", "interval": "0.97-0.98", "all reads": 0.006238, "linked reads": 0.002156, "all reads (cumsum)": 0.7531, "linked reads (cumsum)": 0.7831, "range_label": "0.97-0.98", "all reads (inferred)": 0.1396, "linked reads (inferred)": 0.614, "right_edge": 0.98}, {"bin": "0.98", "interval": "0.98-0.99", "all reads": 0.005881, "linked reads": 0.002319, "all reads (cumsum)": 0.7589, "linked reads (cumsum)": 0.7854, "range_label": "0.98-0.99", "all reads (inferred)": 0.1398, "linked reads (inferred)": 0.615, "right_edge": 0.99}, {"bin": "0.99", "interval": "0.99-1.0", "all reads": 0.2411, "linked reads": 0.2146, "all reads (cumsum)": 1.0, "linked reads (cumsum)": 1.0, "range_label": "0.99-1.0", "all reads (inferred)": 1.0, "linked reads (inferred)": 1.0, "right_edge": 1.0}]}}
